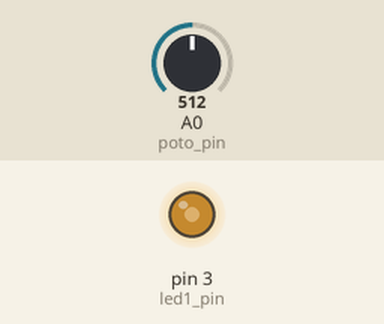
Recording of a sketch running on a simulated Arduino Uno, built with avr-gcc and run on an emulated ATmega328P. Parts: output pins drawn as LEDs (lit = HIGH). Inputs (shaded band) come from the test bench; at power-on: A0 (poto_pin) = 512.

Above: at 1.2 s.
1.3 s: A0 (poto_pin) set to 716
At 2.2 s:
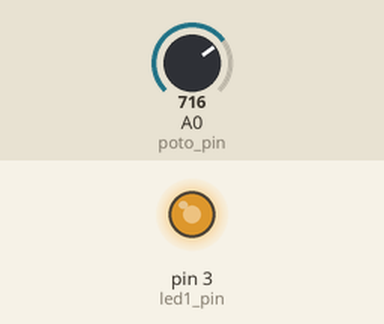
2.8 s: A0 (poto_pin) set to 900
At 3.4 s:
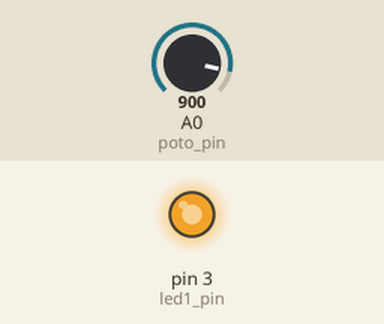
4.3 s: A0 (poto_pin) set to 122
At 5.5 s:
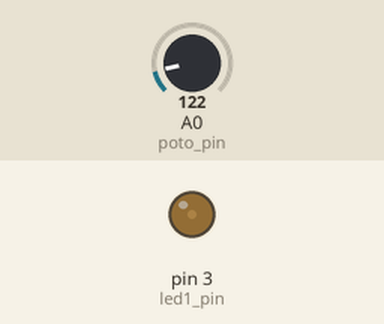
5.8 s: A0 (poto_pin) set to 0
At 6.8 s:
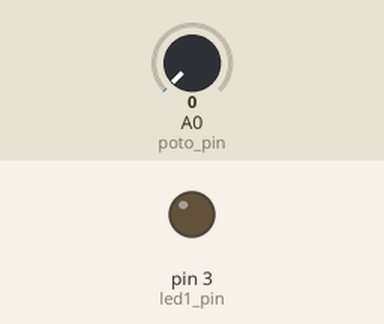
7.3 s: A0 (poto_pin) set to 511
At 8.0 s:
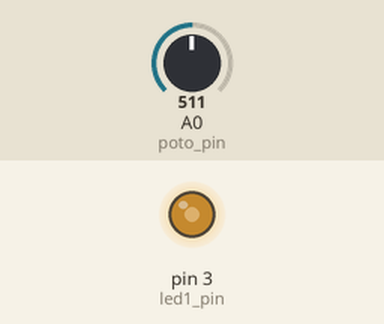
Timing chart, 0 to 9.8 s (numbered marks = the images above; inputs shaded):
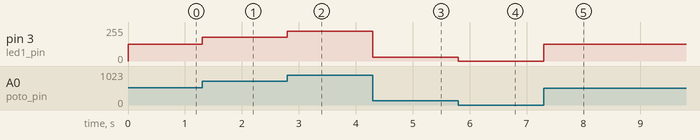

Measured:
- after the input at 1.3 s, pin 3 (led1_pin): 127/255 → 178/255 at once
- after the input at 2.8 s, pin 3 (led1_pin): 178/255 → 224/255 at once
- after the input at 4.3 s, pin 3 (led1_pin): 224/255 → 30/255 at once
- after the input at 5.8 s, pin 3 (led1_pin): 30/255 → 0/255 at once
- after the input at 7.3 s, pin 3 (led1_pin): 0/255 → 127/255 at once

The sketch:

ex4.ino
```cpp
// CONSTANTS
const int poto_pin = A0;
const int led1_pin = 3;

// VARIABLES
double potoValue = 0;
double ledPower = 0;

void setup() {
  Serial.begin(9600);
  pinMode(poto_pin, INPUT);
  pinMode(led1_pin, OUTPUT);
}

void loop() {
  // put your main code here, to run repeatedly:
  potoValue = analogRead(poto_pin);
  ledPower = 255 * potoValue / 1024;
  analogWrite(led1_pin, (int)ledPower);
}
```
